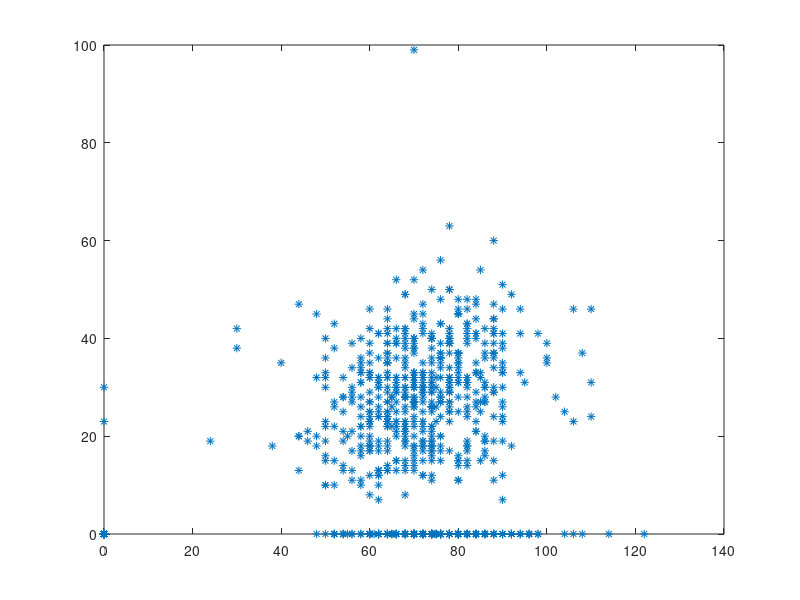

Write MATLAB code to recreate this figure. (Note: this script raises an error after producing the figure.)
clc;
clear all;
close all;
dataset=load("naive2.csv");
BloodPressure=dataset(:,1);
SkinThickness=dataset(:,2);
Outcome=dataset(:,3);
X=[BloodPressure,SkinThickness];
y=Outcome;
plot(BloodPressure,SkinThickness,'*')
figure;
%feature scaling
stand_BloodPressure = (BloodPressure - mean(BloodPressure))/std(BloodPressure);
BloodPressure = stand_BloodPressure;
stand_SkinThickness = (SkinThickness - mean(SkinThickness))/std(SkinThickness);
SkinThickness= stand_SkinThickness;
classification_model = fitcnb(X,y); 
cv = cvpartition(classification_model.NumObservations, 'HoldOut', 0.2);
dataTrain=dataset(training(cv),:);
dataTest=dataset(test(cv),:);
predictionsTest = predict(classification_model,dataTest(:,[1,2]));
predictionsTrain = predict(classification_model,dataTrain(:,[1,2]));
accuracy_for_trainingset=sum(dataTrain(:,3)==predictionsTrain)/length(predictionsTrain)
accuracy_for_testset=sum(dataTest(:,3)==predictionsTest)/length(predictionsTest)
labels = unique(Outcome);
classifier_name = 'Naive Bayes (Training)';
BloodPressure_range = min(dataTrain(:,1))-1:0.01:max(dataTrain(:,1))+1;
SkinThickness_range = min(dataTrain(:,2))-1:0.01:max(dataTrain(:,2))+1;
[xx1, xx2] = meshgrid(BloodPressure_range,SkinThickness_range);
XGrid = [xx1(:) xx2(:)];
predictions_meshgrid = predict(classification_model,XGrid);
gscatter(xx1(:), xx2(:), predictions_meshgrid,'rgb');
hold on
BloodPressure_train=dataTrain(:,1);
SkinThickness_train=dataTrain(:,2);
Y = ismember(dataTrain(:,3),0);
scatter(BloodPressure_train(Y),SkinThickness_train(Y), 'o' , 'MarkerEdgeColor', 'black', 'MarkerFaceColor', 'red');
scatter(BloodPressure_train(~Y),SkinThickness_train(~Y) , 'o' , 'MarkerEdgeColor', 'black', 'MarkerFaceColor', 'green');
xlabel('BloodPressure');
ylabel('SkinThickness');
title(classifier_name);
legend off, axis tight
legend('0','1','Location',[0.45,0.01,0.45,0.05],'Orientation','Horizontal');
hold off
figure;
labels = unique(Outcome);
classifier_name = 'Naive Bayes (Testing)';
BloodPressure_range = min(dataTrain(:,1))-1:0.01:max(dataTrain(:,1))+1;
SkinThickness_range = min(dataTrain(:,2))-1:0.01:max(dataTrain(:,2))+1;
[xx1, xx2] = meshgrid(BloodPressure_range,SkinThickness_range);
XGrid = [xx1(:) xx2(:)];
predictions_meshgrid = predict(classification_model,XGrid);
gscatter(xx1(:), xx2(:), predictions_meshgrid,'rgb');
hold on
Y = ismember(dataTest(:,3),0);
BloodPressure_test=dataTest(:,1);
SkinThickness_test=dataTest(:,2);
scatter(BloodPressure_test(Y),SkinThickness_test(Y), 'o' , 'MarkerEdgeColor', 'black', 'MarkerFaceColor', 'red');
scatter(BloodPressure_test(~Y),SkinThickness_test(~Y) , 'o' , 'MarkerEdgeColor', 'black', 'MarkerFaceColor', 'green');
xlabel('BloodPressure');
ylabel('SkinThickness');
title(classifier_name);
legend off,axis tight
legend('0','1','Location',[0.45,0.01,0.45,0.05],'Orientation','Horizontal');
hold off